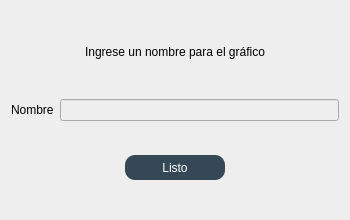
<?xml version="1.0" encoding="UTF-8"?>
<ui version="4.0">
 <class>LabelWindow</class>
 <widget class="QWidget" name="LabelWindow">
  <property name="geometry">
   <rect>
    <x>0</x>
    <y>0</y>
    <width>350</width>
    <height>220</height>
   </rect>
  </property>
  <property name="windowTitle">
   <string>Nombre</string>
  </property>
  <property name="styleSheet">
   <string notr="true">background:rgb(238,238,238)</string>
  </property>
  <layout class="QVBoxLayout" name="verticalLayout">
   <item>
    <widget class="QLabel" name="instruction">
     <property name="layoutDirection">
      <enum>Qt::LeftToRight</enum>
     </property>
     <property name="text">
      <string>Ingrese un nombre para el gráfico</string>
     </property>
     <property name="alignment">
      <set>Qt::AlignCenter</set>
     </property>
    </widget>
   </item>
   <item>
    <layout class="QHBoxLayout" name="horizontalLayout">
     <item>
      <widget class="QLabel" name="label_2">
       <property name="text">
        <string>Nombre</string>
       </property>
      </widget>
     </item>
     <item>
      <widget class="QLineEdit" name="label"/>
     </item>
    </layout>
   </item>
   <item>
    <widget class="QWidget" name="widget" native="true">
     <layout class="QHBoxLayout" name="horizontalLayout_3">
      <item>
       <layout class="QHBoxLayout" name="horizontalLayout_2">
        <item>
         <spacer name="horizontalSpacer">
          <property name="orientation">
           <enum>Qt::Horizontal</enum>
          </property>
          <property name="sizeHint" stdset="0">
           <size>
            <width>40</width>
            <height>20</height>
           </size>
          </property>
         </spacer>
        </item>
        <item>
         <widget class="QPushButton" name="finish">
          <property name="sizePolicy">
           <sizepolicy hsizetype="Fixed" vsizetype="Fixed">
            <horstretch>0</horstretch>
            <verstretch>0</verstretch>
           </sizepolicy>
          </property>
          <property name="minimumSize">
           <size>
            <width>100</width>
            <height>25</height>
           </size>
          </property>
          <property name="palette">
           <palette>
            <active>
             <colorrole role="WindowText">
              <brush brushstyle="SolidPattern">
               <color alpha="255">
                <red>255</red>
                <green>255</green>
                <blue>255</blue>
               </color>
              </brush>
             </colorrole>
             <colorrole role="Button">
              <brush brushstyle="SolidPattern">
               <color alpha="255">
                <red>52</red>
                <green>73</green>
                <blue>85</blue>
               </color>
              </brush>
             </colorrole>
             <colorrole role="Text">
              <brush brushstyle="SolidPattern">
               <color alpha="255">
                <red>255</red>
                <green>255</green>
                <blue>255</blue>
               </color>
              </brush>
             </colorrole>
             <colorrole role="ButtonText">
              <brush brushstyle="SolidPattern">
               <color alpha="255">
                <red>255</red>
                <green>255</green>
                <blue>255</blue>
               </color>
              </brush>
             </colorrole>
             <colorrole role="Base">
              <brush brushstyle="SolidPattern">
               <color alpha="255">
                <red>52</red>
                <green>73</green>
                <blue>85</blue>
               </color>
              </brush>
             </colorrole>
             <colorrole role="Window">
              <brush brushstyle="SolidPattern">
               <color alpha="255">
                <red>52</red>
                <green>73</green>
                <blue>85</blue>
               </color>
              </brush>
             </colorrole>
            </active>
            <inactive>
             <colorrole role="WindowText">
              <brush brushstyle="SolidPattern">
               <color alpha="255">
                <red>255</red>
                <green>255</green>
                <blue>255</blue>
               </color>
              </brush>
             </colorrole>
             <colorrole role="Button">
              <brush brushstyle="SolidPattern">
               <color alpha="255">
                <red>52</red>
                <green>73</green>
                <blue>85</blue>
               </color>
              </brush>
             </colorrole>
             <colorrole role="Text">
              <brush brushstyle="SolidPattern">
               <color alpha="255">
                <red>255</red>
                <green>255</green>
                <blue>255</blue>
               </color>
              </brush>
             </colorrole>
             <colorrole role="ButtonText">
              <brush brushstyle="SolidPattern">
               <color alpha="255">
                <red>255</red>
                <green>255</green>
                <blue>255</blue>
               </color>
              </brush>
             </colorrole>
             <colorrole role="Base">
              <brush brushstyle="SolidPattern">
               <color alpha="255">
                <red>52</red>
                <green>73</green>
                <blue>85</blue>
               </color>
              </brush>
             </colorrole>
             <colorrole role="Window">
              <brush brushstyle="SolidPattern">
               <color alpha="255">
                <red>52</red>
                <green>73</green>
                <blue>85</blue>
               </color>
              </brush>
             </colorrole>
            </inactive>
            <disabled>
             <colorrole role="WindowText">
              <brush brushstyle="SolidPattern">
               <color alpha="255">
                <red>255</red>
                <green>255</green>
                <blue>255</blue>
               </color>
              </brush>
             </colorrole>
             <colorrole role="Button">
              <brush brushstyle="SolidPattern">
               <color alpha="255">
                <red>52</red>
                <green>73</green>
                <blue>85</blue>
               </color>
              </brush>
             </colorrole>
             <colorrole role="Text">
              <brush brushstyle="SolidPattern">
               <color alpha="255">
                <red>255</red>
                <green>255</green>
                <blue>255</blue>
               </color>
              </brush>
             </colorrole>
             <colorrole role="ButtonText">
              <brush brushstyle="SolidPattern">
               <color alpha="255">
                <red>255</red>
                <green>255</green>
                <blue>255</blue>
               </color>
              </brush>
             </colorrole>
             <colorrole role="Base">
              <brush brushstyle="SolidPattern">
               <color alpha="255">
                <red>52</red>
                <green>73</green>
                <blue>85</blue>
               </color>
              </brush>
             </colorrole>
             <colorrole role="Window">
              <brush brushstyle="SolidPattern">
               <color alpha="255">
                <red>52</red>
                <green>73</green>
                <blue>85</blue>
               </color>
              </brush>
             </colorrole>
            </disabled>
           </palette>
          </property>
          <property name="styleSheet">
           <string notr="true">background: rgb(52,73,85);
color:rgb(255,255,255);
border-radius: 10px;</string>
          </property>
          <property name="text">
           <string>Listo</string>
          </property>
         </widget>
        </item>
        <item>
         <spacer name="horizontalSpacer_2">
          <property name="orientation">
           <enum>Qt::Horizontal</enum>
          </property>
          <property name="sizeHint" stdset="0">
           <size>
            <width>40</width>
            <height>20</height>
           </size>
          </property>
         </spacer>
        </item>
       </layout>
      </item>
     </layout>
    </widget>
   </item>
  </layout>
 </widget>
 <resources/>
 <connections/>
</ui>
